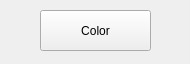
<?xml version="1.0" encoding="UTF-8"?>
<ui version="4.0">
 <class>MainWindow</class>
 <widget class="QMainWindow" name="MainWindow">
  <property name="geometry">
   <rect>
    <x>0</x>
    <y>0</y>
    <width>190</width>
    <height>64</height>
   </rect>
  </property>
  <property name="windowTitle">
   <string>MainWindow</string>
  </property>
  <widget class="QWidget" name="centralWidget">
   <widget class="QPushButton" name="pushButton">
    <property name="geometry">
     <rect>
      <x>40</x>
      <y>10</y>
      <width>111</width>
      <height>41</height>
     </rect>
    </property>
    <property name="text">
     <string>Color</string>
    </property>
   </widget>
  </widget>
 </widget>
 <layoutdefault spacing="6" margin="11"/>
 <resources/>
 <connections/>
</ui>
